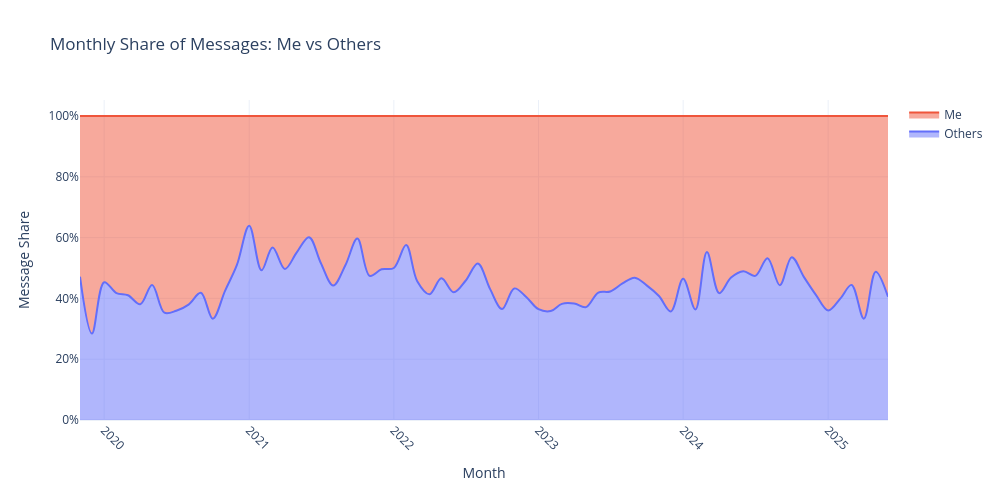

The notebook cell this image was saved under:
### Markdown cell above
## Conversation Starter

### Code cell
def calculate_time_diff_by_id(df, time_col, id_col):
    df = df.sort_values(by=[id_col, time_col])
    df['prev_time'] = df.groupby(id_col)[time_col].shift(1)
    df['time_diff'] = df[time_col] - df['prev_time']
    df = df.drop('prev_time', axis=1)
    df['conversationStarter'] = ~(df['time_diff'] < datetime.timedelta(hours=24))
    df = df[df['conversationStarter']].drop(['conversationStarter', 'time_diff'], axis=1)
    return df

preprocessed_message_with_diff_df = calculate_time_diff_by_id(preprocessed_message_df.copy(), 'date', 'chat_id')

sender_monthly = preprocessed_message_with_diff_df.groupby(
    ['month', 'from_me']).size().unstack(fill_value=0)
sender_monthly.columns = ['Others', 'Me']

sender_share = sender_monthly.div(sender_monthly.sum(axis=1), axis=0)

fig = go.Figure()

for sender in sender_share.columns:
    fig.add_trace(go.Scatter(
        x=sender_share.index,
        y=sender_share[sender],
        mode='lines',
        name=sender,
        stackgroup='one',
        line=dict(shape='spline'),
        hovertemplate='%{fullData.name}: %{y:.2%}<extra></extra>'
    ))

fig.update_layout(
    title='Monthly Share of Messages: Me vs Others',
    xaxis_title='Month',
    yaxis_title='Message Share',
    yaxis=dict(tickformat='.0%'),
    hovermode='x unified',
    template='plotly_white',
    width=1000,
    height=500
)

fig.update_xaxes(tickangle=45)
fig.show()

### Figure 1 — Plotly figure (JSON) as saved in the notebook; plotly's stock layout.template omitted (floating-point values rounded to 4 significant figures)
{"data": [{"hovertemplate": "%{fullData.name}: %{y:.2%}<extra></extra>", "line": {"shape": "spline"}, "mode": "lines", "name": "Others", "stackgroup": "one", "type": "scatter", "x": ["2019-11", "2019-12", "2020-01", "2020-02", "2020-03", "2020-04", "2020-05", "2020-06", "2020-07", "2020-08", "2020-09", "2020-10", "2020-11", "2020-12", "2021-01", "2021-02", "2021-03", "2021-04", "2021-05", "2021-06", "2021-07", "2021-08", "2021-09", "2021-10", "2021-11", "2021-12", "2022-01", "2022-02", "2022-03", "2022-04", "2022-05", "2022-06", "2022-07", "2022-08", "2022-09", "2022-10", "2022-11", "2022-12", "2023-01", "2023-02", "2023-03", "2023-04", "2023-05", "2023-06", "2023-07", "2023-08", "2023-09", "2023-10", "2023-11", "2023-12", "2024-01", "2024-02", "2024-03", "2024-04", "2024-05", "2024-06", "2024-07", "2024-08", "2024-09", "2024-10", "2024-11", "2024-12", "2025-01", "2025-02", "2025-03", "2025-04", "2025-05", "2025-06"], "y": [0.4714, 0.2842, 0.4531, 0.4176, 0.4103, 0.381, 0.4444, 0.3529, 0.3594, 0.3797, 0.4183, 0.3333, 0.425, 0.5102, 0.6391, 0.4923, 0.5676, 0.4966, 0.5513, 0.6013, 0.5155, 0.442, 0.5098, 0.5968, 0.4741, 0.4957, 0.5, 0.5755, 0.4567, 0.4138, 0.466, 0.4198, 0.4581, 0.5148, 0.4305, 0.3651, 0.4328, 0.4048, 0.3645, 0.3582, 0.3821, 0.3832, 0.3714, 0.4192, 0.4229, 0.4491, 0.4683, 0.4427, 0.4078, 0.3571, 0.4646, 0.3636, 0.5524, 0.4173, 0.4685, 0.4894, 0.4741, 0.5324, 0.4432, 0.5357, 0.4701, 0.4118, 0.3605, 0.4, 0.4444, 0.3333, 0.4878, 0.4054]}, {"hovertemplate": "%{fullData.name}: %{y:.2%}<extra></extra>", "line": {"shape": "spline"}, "mode": "lines", "name": "Me", "stackgroup": "one", "type": "scatter", "x": ["2019-11", "2019-12", "2020-01", "2020-02", "2020-03", "2020-04", "2020-05", "2020-06", "2020-07", "2020-08", "2020-09", "2020-10", "2020-11", "2020-12", "2021-01", "2021-02", "2021-03", "2021-04", "2021-05", "2021-06", "2021-07", "2021-08", "2021-09", "2021-10", "2021-11", "2021-12", "2022-01", "2022-02", "2022-03", "2022-04", "2022-05", "2022-06", "2022-07", "2022-08", "2022-09", "2022-10", "2022-11", "2022-12", "2023-01", "2023-02", "2023-03", "2023-04", "2023-05", "2023-06", "2023-07", "2023-08", "2023-09", "2023-10", "2023-11", "2023-12", "2024-01", "2024-02", "2024-03", "2024-04", "2024-05", "2024-06", "2024-07", "2024-08", "2024-09", "2024-10", "2024-11", "2024-12", "2025-01", "2025-02", "2025-03", "2025-04", "2025-05", "2025-06"], "y": [0.5286, 0.7158, 0.5469, 0.5824, 0.5897, 0.619, 0.5556, 0.6471, 0.6406, 0.6203, 0.5817, 0.6667, 0.575, 0.4898, 0.3609, 0.5077, 0.4324, 0.5034, 0.4487, 0.3987, 0.4845, 0.558, 0.4902, 0.4032, 0.5259, 0.5043, 0.5, 0.4245, 0.5433, 0.5862, 0.534, 0.5802, 0.5419, 0.4852, 0.5695, 0.6349, 0.5672, 0.5952, 0.6355, 0.6418, 0.6179, 0.6168, 0.6286, 0.5808, 0.5771, 0.5509, 0.5317, 0.5573, 0.5922, 0.6429, 0.5354, 0.6364, 0.4476, 0.5827, 0.5315, 0.5106, 0.5259, 0.4676, 0.5568, 0.4643, 0.5299, 0.5882, 0.6395, 0.6, 0.5556, 0.6667, 0.5122, 0.5946]}], "layout": {"height": 500, "hovermode": "x unified", "title": {"text": "Monthly Share of Messages: Me vs Others"}, "width": 1000, "xaxis": {"tickangle": 45, "title": {"text": "Month"}}, "yaxis": {"tickformat": ".0%", "title": {"text": "Message Share"}}}}
